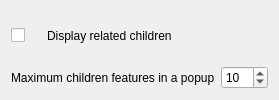
                              <widget class="QWidget" name="page_2">
                               <layout class="QVBoxLayout" name="verticalLayout_55">
                                <item>
                                 <layout class="QHBoxLayout" name="horizontalLayout_36">
                                  <item>
                                   <widget class="QCheckBox" name="cbPopupDisplayChildren">
                                    <property name="maximumSize">
                                     <size>
                                      <width>30</width>
                                      <height>16777215</height>
                                     </size>
                                    </property>
                                    <property name="toolTip">
                                     <string>When checked, Lizmap will show children data under each parent popup. You should activate popup for parent and child layers.</string>
                                    </property>
                                    <property name="styleSheet">
                                     <string notr="true"/>
                                    </property>
                                    <property name="text">
                                     <string/>
                                    </property>
                                   </widget>
                                  </item>
                                  <item>
                                   <widget class="QLabel" name="label_66">
                                    <property name="text">
                                     <string>Display related children</string>
                                    </property>
                                    <property name="wordWrap">
                                     <bool>true</bool>
                                    </property>
                                   </widget>
                                  </item>
                                 </layout>
                                </item>
                                <item>
                                 <layout class="QHBoxLayout" name="horizontalLayout_37">
                                  <item>
                                   <widget class="QLabel" name="label_max_feature_popup">
                                    <property name="text">
                                     <string>Maximum children features in a popup</string>
                                    </property>
                                   </widget>
                                  </item>
                                  <item>
                                   <widget class="QSpinBox" name="sbPopupMaxFeatures">
                                    <property name="minimum">
                                     <number>1</number>
                                    </property>
                                    <property name="maximum">
                                     <number>999</number>
                                    </property>
                                    <property name="value">
                                     <number>10</number>
                                    </property>
                                   </widget>
                                  </item>
                                 </layout>
                                </item>
                               </layout>
                              </widget>
